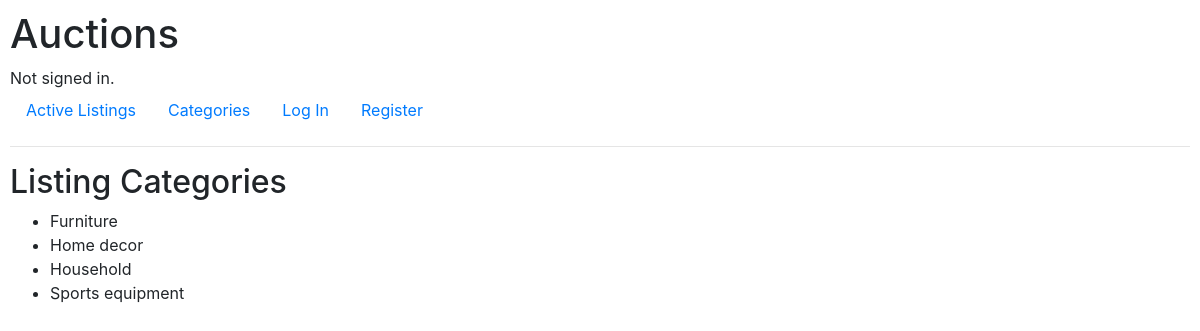
Page /listing-categories on the earlier database version.
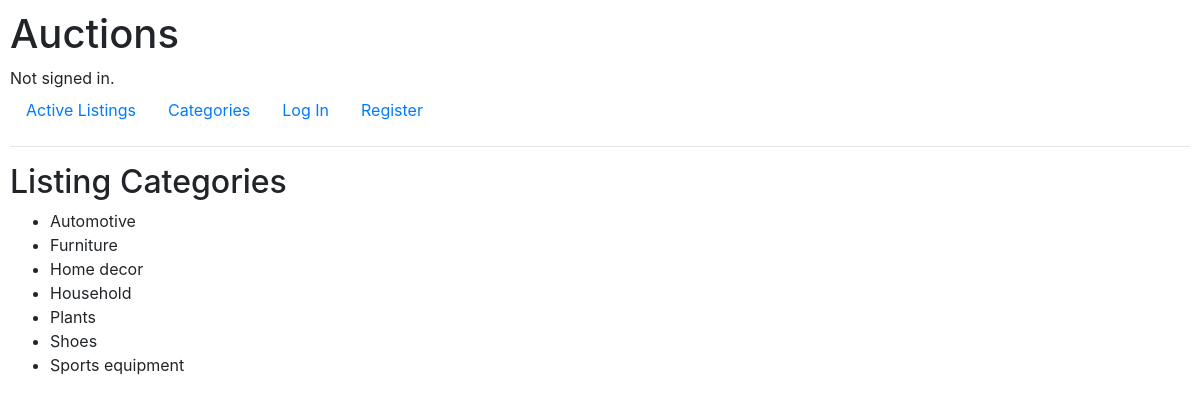
Same page on the later database version.
### auctions/models.py (models this page shows, shortened)
class Listing(models.Model):
  user = models.ForeignKey(User, on_delete=models.CASCADE, related_name="listings")
  title = models.CharField(max_length=64)
  price = models.DecimalField(max_digits=8, decimal_places=2)
  description = models.TextField(max_length=256)
  date = models.DateTimeField(auto_now_add=True)
  photo = models.URLField(max_length=200, blank=True)
  category = models.CharField(max_length=32, blank=True)

### auctions/views.py (the view)
# urls.py: path("listing-categories", views.listing_categories, name="listing-categories")
def listing_categories(request):
  categories = []
  listings = Listing.objects.all()
  for listing in listings:
    listing.category = listing.category.capitalize()
    if listing.category not in categories:
      categories.append(listing.category)
  categories.sort()
  return render(request, "auctions/listing-categories.html", {
    "categories": categories
  })

### auctions/templates/auctions/listing-categories.html
{% extends "auctions/layout.html" %}
{% block body %}
  <h2>Listing Categories</h2>
  <ul>
    {% for category in categories %}
      <li>{{ category }}</li>
    {% endfor %}
  </ul>
{% endblock %}

### auctions/templates/auctions/layout.html (shortened to what this page needs)
{% load static %}
<!DOCTYPE html>
<html lang="en">
    <head>
        <link rel="stylesheet" href="https://stackpath.bootstrapcdn.com/bootstrap/4.4.1/css/bootstrap.min.css">
        <link href="{% static 'auctions/styles.css' %}" rel="stylesheet">
    </head>
    <body>
        <h1>Auctions</h1>
        <div>
            {% if user.is_authenticated %}
                Signed in as <strong>{{ user.username }}</strong>.
            {% else %}
                Not signed in.
            {% endif %}
        </div>
        <ul class="nav">
            <li class="nav-item">
                <a class="nav-link" href="{% url 'index' %}">Active Listings</a>
            </li>
            <li class="nav-item">
              <a class="nav-link" href="{% url 'listing-categories' %}">Categories</a>
            </li>
            {% if user.is_authenticated %}
                <li class="nav-item">
                    <a class="nav-link" href="{% url 'create-listing' %}">Create Listing</a>
                </li>
                <li class="nav-item">
                  <a class="nav-link" href="{% url 'watchlist' %}">Watchlist</a>
                </li>
                <li class="nav-item">
                    <a class="nav-link" href="{% url 'logout' %}">Log Out</a>
                </li>
            {% else %}
                <li class="nav-item">
                    <a class="nav-link" href="{% url 'login' %}">Log In</a>
                </li>
                <li class="nav-item">
                    <a class="nav-link" href="{% url 'register' %}">Register</a>
                </li>
            {% endif %}
        </ul>
        <hr>
        {% block body %}
        {% endblock %}
    </body>
</html>

### auctions/static/auctions/styles.css (style rules this page uses)
body { padding: 10px; }

Differences in the rows shown:
added Listing: categories "Automotive"
added Listing: categories "Plants"
added Listing: categories "Shoes"
